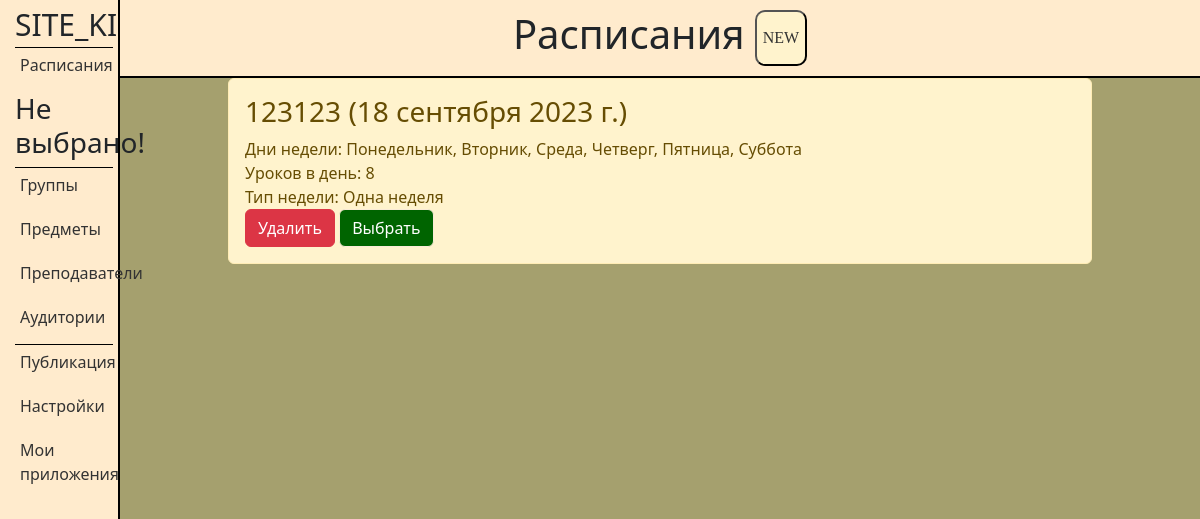
The page /applications/7/schedules/ on the database as committed earlier.
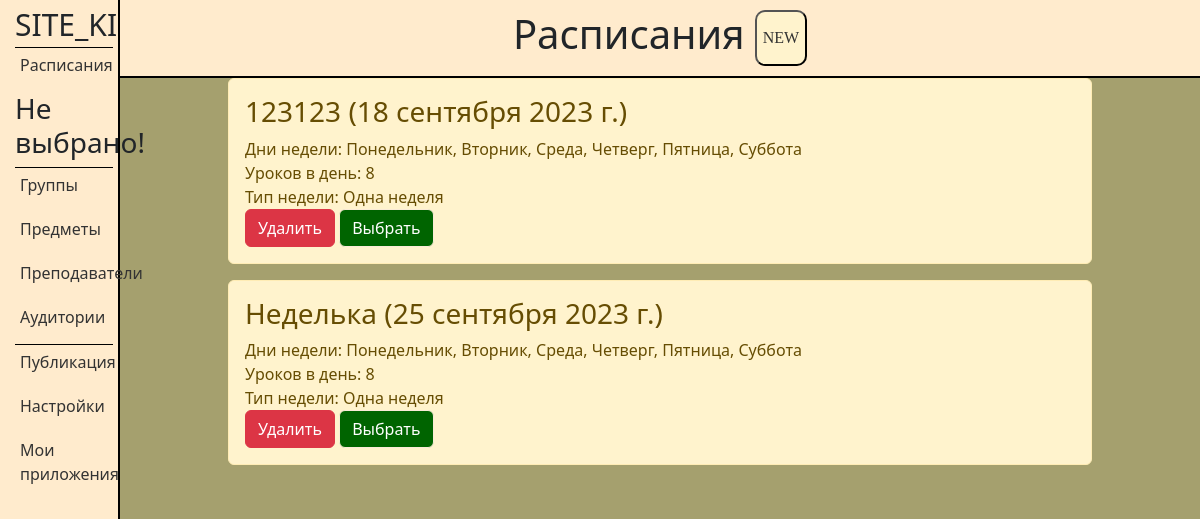
The same page on the database as committed later.
### applications/models.py (models this page shows, shortened)
class Schedules(models.Model):
    title = models.CharField('Название', max_length=50)
    week_date = models.DateField('Дата')
    week_days = models.ManyToManyField('WeekDay')
    lessons_counts = models.CharField('Уроков в день', max_length=50)
    week_type = models.CharField('Тип недели', max_length=50)
    application_id = models.ForeignKey(Applications, on_delete=models.CASCADE, related_name='schedules_applications')
    class Meta:
        verbose_name = 'Расписание'
        verbose_name_plural = 'Расписания'

class WeekDay(models.Model):
    name = models.CharField(max_length=255)
    def __str__(self):
        return self.name
    class Meta:
        verbose_name = 'День недели'
        verbose_name_plural = 'Дни недели'

### applications/views.py (the view)
def schedules(request, app_id):
    if request.method == 'POST':
        if 'action' in request.POST and request.POST['action'] == 'del':
            element_id = request.POST.get('element_id')
            return delete_schedule(request, app_id, element_id, Schedules, "schedules")
    return handle_form(request, app_id, Schedules, SchedulesForm, 'applications/schedules.html')

### applications/views.py (called while the page is built)
def find_week_title(request):
    week_title = None
    if request.COOKIES.get('selectedElementId'):
        sched_id = request.COOKIES.get('selectedElementId')
        sched_instance = Schedules.objects.get(id=sched_id)
        week_title = sched_instance.title
    else:
        week_title = 'Не выбрано!'
    return week_title

### applications/templates/applications/schedules.html (shortened to what this page needs)
{% extends 'applications/layout.html' %}
{% load static %}
{% block content %}
<div class="features">
    <header>
        <h1>Расписания</h1>
        <button class="popup-btn" id="open_pop_up">NEW</button>
    </header>
    <div class="output">
        {% for el in groups %}
    {% if el.schedule_id == selected_element_id %}
    <div class="alert alert-warning">
        <h3 style='color:{{ el.color }};'>{{ el.title }} ({{ el.week_date }})</h3>
        <p style='color:{{ el.color }};'>Дни недели: {{ el.week_days.all|join:", " }}</p>
        <p style='color:{{ el.color }};'>Уроков в день: {{ el.lessons_counts }}</p>
        <p style='color:{{ el.color }};'>Тип недели: {{ el.week_type }}</p>
        <form method="post">
            <button type="submit" class="btn btn-danger">Удалить</button>
            <button type="button" class="btn btn-danger select-schedule" data-element-id="{{ el.id }}">Выбрать</button>
        </form>
    </div>
    {% endif %}
{% endfor %}
    </div>
</div>
{% endblock %}

Rows that differ between the two databases and show on the page:
added Schedules: title "Неделька", week_date "25 сентября 2023 г.", week_days.all "Понедельник, Вторник, Среда, Четверг, Пятница, Суббота", lessons_counts "8", week_type "Одна неделя"
